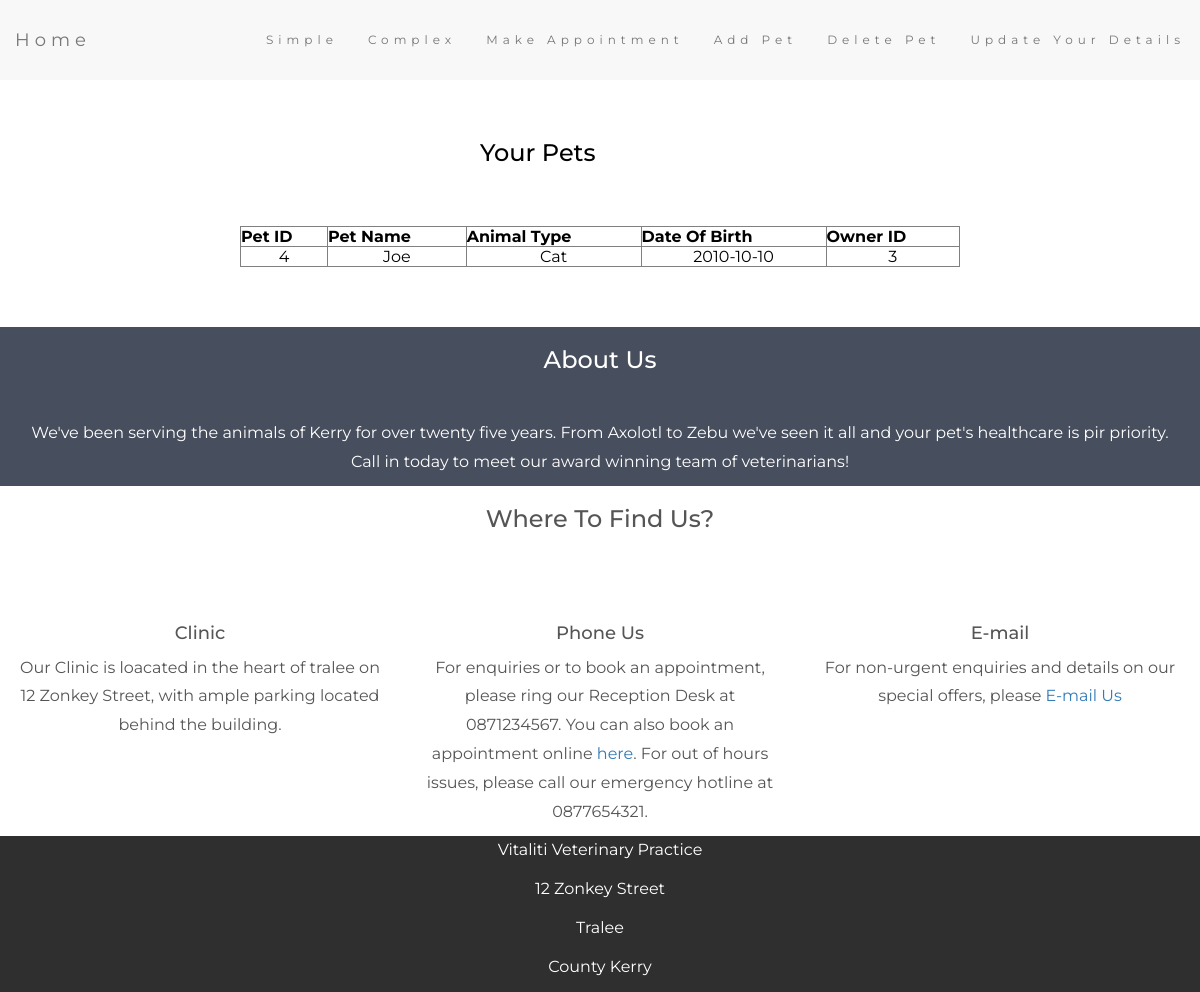
The page /PHP/complex.php (signed in) on the database its author committed.
### tables this page shows
CREATE TABLE `pets` (
  `petid` int(11) NOT NULL AUTO_INCREMENT,
  `name` char(15) NOT NULL,
  `animalType` char(15) NOT NULL,
  `dob` date NOT NULL,
  `OwnerID` int(11) NOT NULL,
  PRIMARY KEY (`petid`),
  KEY `fk_ownerid` (`OwnerID`),
  CONSTRAINT `fk_ownerid` FOREIGN KEY (`OwnerID`) REFERENCES `owners` (`OwnerID`)
);

### PHP/complex.php (the view, shortened to what this page needs)
<?php
    try {
      $pdo = new PDO('mysql:host=localhost;dbname=veterinary; charset=utf8', 'root', '');
      $pdo->setAttribute(PDO::ATTR_ERRMODE, PDO::ERRMODE_EXCEPTION);
      $id = $_SESSION["OwnerID"];
      $sql = "SELECT * FROM pets where OwnerID = :id";
      $result = $pdo->prepare($sql);
      $result->bindValue(":id", $id);
      $result->execute();
      if($result->fetchColumn() > 0)
      {
          $sql = "SELECT * FROM pets where OwnerID = :id ORDER BY dob";
          $result = $pdo->prepare($sql);
          $result->bindValue(":id", $id);
          $result->execute();
      echo "<h3 style=\" margin:5% 40%; color:#000;\">Your Pets</h3>";
      echo '<table border=1 style="width:60%; margin:5% auto; color:#000; text-align:center"><tr><th style=\"align:center\">Pet ID</th><th style=\"align:center\">Pet Name</th><th style=\"align:center\">Animal Type</th><th style=\"align:center\">Date Of Birth</th><th style=\"align:center\">Owner ID</th></tr>';
      while ($row = $result->fetch()) {
            echo '<tr>';
            echo '<td>'.$row['petid'].'</td>';
            echo '<td>'.$row['name'].'</td>';
            echo '<td>'.$row['animalType'].'</td>';
            echo '<td>'.$row['dob'].'</td>';
            echo '<td>'.$row['OwnerID'].'</td>';
            echo '</tr>';
         }
         echo '</table>';
      }
      else {
        echo "<p style=\"color:#000000;padding:5%;border:5px solid red;width:60%;height:10%;margin:10% auto;border-radius:3%;\">You have no pets registered with us!! Click<a href='addform.php'> here</a> to register a pet! </p>";
      }
    }
    catch (PDOException $e) {
      $output = 'Unable to connect to the database server: ' . $e->getMessage() . ' in ' . $e->getFile() . ':' . $e->getLine();
    }
?> <!--end file>

### rows shown on the page
pets: petid "4", name "Joe", animalType "Cat", dob "2010-10-10", OwnerID "3"
